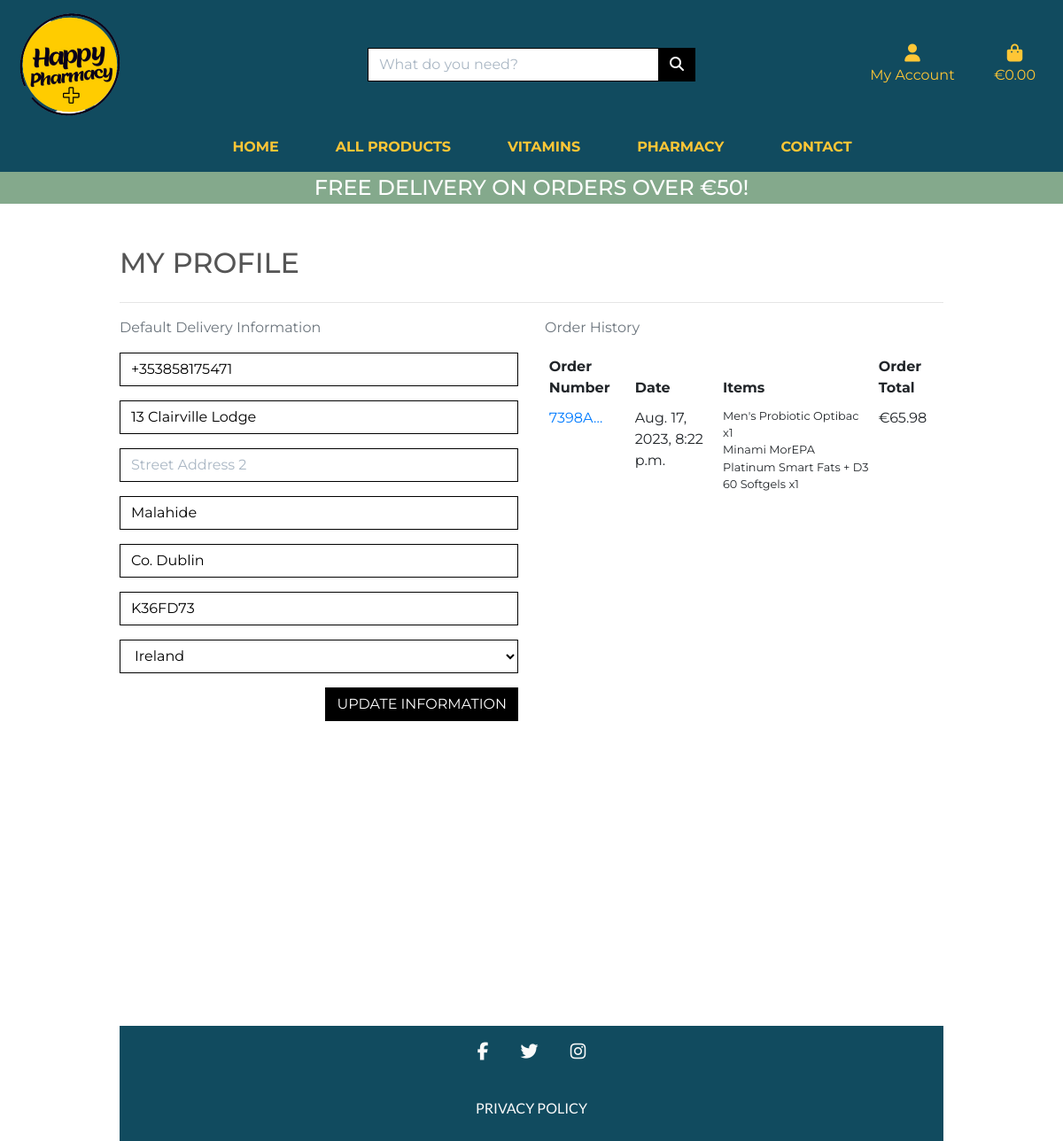
The page /profile/ (signed in) on the database as committed earlier.
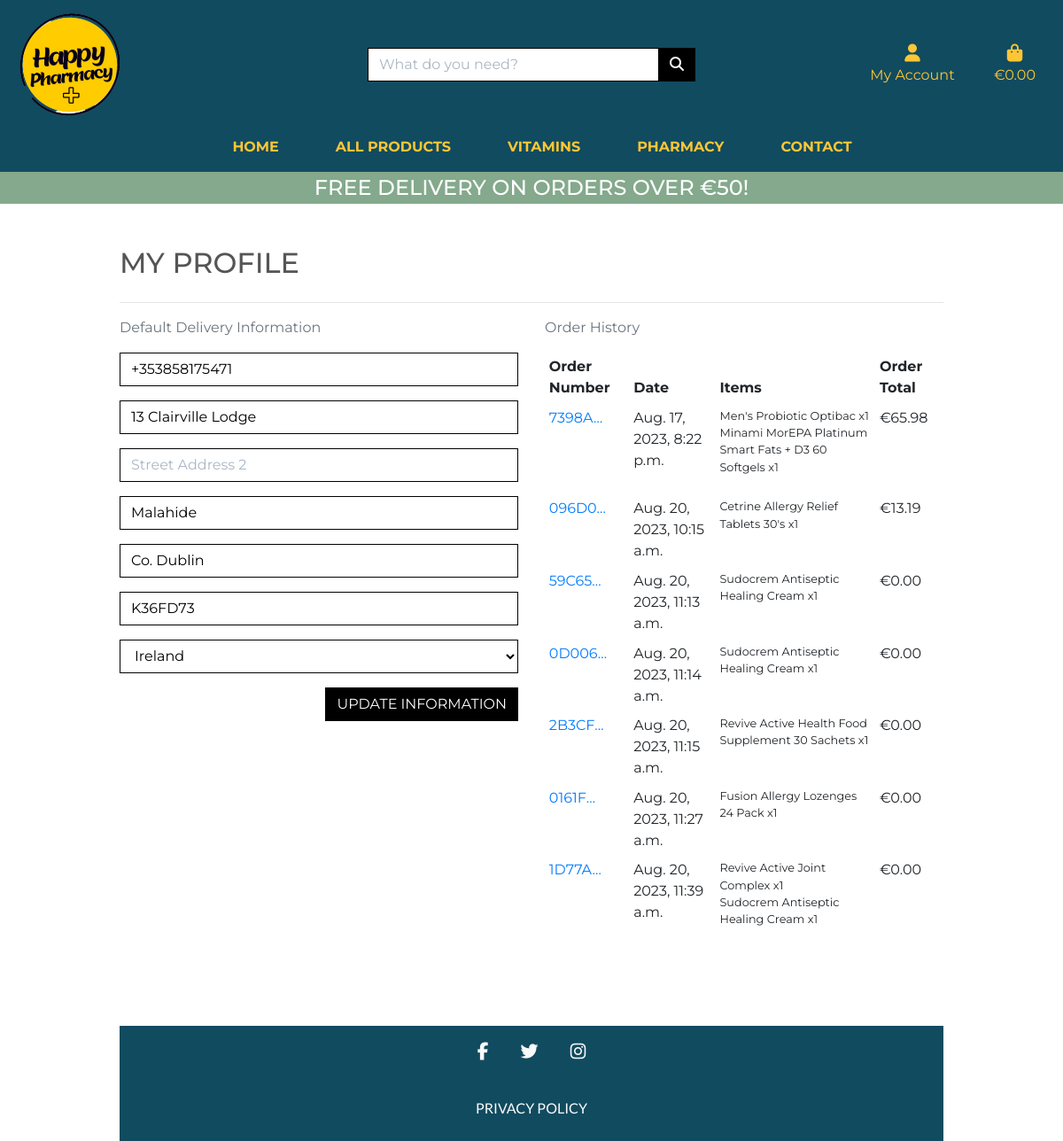
The same page on the database as committed later.
### checkout/models.py (models this page shows, shortened)
class Order(models.Model):
    order_number = models.CharField(max_length=32, null=False, editable=False)
    user_profile = models.ForeignKey(
        UserProfile,
        on_delete=models.SET_NULL,
        null=True,
        blank=True,
        related_name='orders')
    full_name = models.CharField(max_length=50, null=False, blank=False)
    email = models.EmailField(max_length=254, null=False, blank=False)
    phone_number = models.CharField(max_length=20, null=False, blank=False)
    country = CountryField(blank_label='Country *', null=False, blank=False)
    postcode = models.CharField(max_length=20, null=True, blank=True)
    town_or_city = models.CharField(max_length=40, null=False, blank=False)
    street_address1 = models.CharField(max_length=80, null=False, blank=False)
    street_address2 = models.CharField(max_length=80, null=True, blank=True)
    county = models.CharField(max_length=80, null=True, blank=True)
    date = models.DateTimeField(auto_now_add=True)
    delivery_cost = models.DecimalField(
        max_digits=6, decimal_places=2, null=False, default=0)
    order_total = models.DecimalField(
        max_digits=10,
        decimal_places=2,
        null=False,
        default=0)
    grand_total = models.DecimalField(
        max_digits=10,
        decimal_places=2,
        null=False,
        default=0)

class OrderLineItem(models.Model):
    order = models.ForeignKey(
        Order,
        null=False,
        blank=False,
        on_delete=models.CASCADE,
        related_name='lineitems')
    product = models.ForeignKey(
        Product,
        null=False,
        blank=False,
        on_delete=models.CASCADE)
    product_size = models.CharField(
        max_length=2,
        null=True,
        blank=True)  # XS, S, M, L, XL
    quantity = models.IntegerField(null=False, blank=False, default=0)
    lineitem_total = models.DecimalField(
        max_digits=6,
        decimal_places=2,
        null=False,
        blank=False,
        editable=False)

### products/models.py (models this page shows, shortened)
class Product(models.Model):
    category = models.ForeignKey(
        'Category',
        null=True,
        blank=True,
        on_delete=models.SET_NULL)
    sku = models.CharField(max_length=254, null=True, blank=True)
    name = models.CharField(max_length=254)
    description = models.TextField()
    ingredients = models.TextField()
    price = models.DecimalField(max_digits=6, decimal_places=2)
    directions = models.TextField()
    rating = models.DecimalField(
        max_digits=6,
        decimal_places=2,
        null=True,
        blank=True)
    image_url = models.URLField(max_length=1024, null=True, blank=True)
    image = models.ImageField(null=True, blank=True)
    stock_level = models.IntegerField(default=10)

### profiles/views.py (the view)
# urls.py: path('profile/', include('profiles.urls')),
@login_required
def profile(request):
    profile = get_object_or_404(UserProfile, user=request.user)
    if request.method == 'POST':
        form = UserProfileForm(request.POST, instance=profile)
        if form.is_valid():
            form.save()
            messages.success(request, 'Profile updated successfully')
        else:
            messages.error(
                request, 'Update failed. Please ensure the form is valid.')
    else:
        form = UserProfileForm(instance=profile)
    orders = profile.orders.all()
    template = 'profiles/profile.html'
    context = {
        'form': form,
        'orders': orders,
        'on_profile_page': True
    }
    return render(request, template, context)

### profiles/forms.py
class UserProfileForm(forms.ModelForm):
    class Meta:
        model = UserProfile
        exclude = ('user',)
    def __init__(self, *args, **kwargs):
        super().__init__(*args, **kwargs)
        placeholders = {
            'default_phone_number': 'Phone Number',
            'default_postcode': 'Postal Code',
            'default_town_or_city': 'Town or City',
            'default_street_address1': 'Street Address 1',
            'default_street_address2': 'Street Address 2',
            'default_county': 'County, State or Locality',
        }
        self.fields['default_phone_number'].widget.attrs['autofocus'] = True
        for field in self.fields:
            if field != 'default_country':
                if self.fields[field].required:
                    placeholder = f'{placeholders[field]} *'
                else:
                    placeholder = placeholders[field]
                self.fields[field].widget.attrs['placeholder'] = placeholder
            self.fields[field].widget.attrs['class'] = 'border-black rounded-0 profile-form-input'
            self.fields[field].label = False

### happy_pharmacy/context_processors.py (called while the page is built)
def media(request):
    return {'MEDIA_URL': settings.MEDIA_URL}

### profiles/templates/profiles/profile.html (shortened to what this page needs)
{% extends "base.html" %}
{% load static %}
{% block extra_css %}
<link rel="stylesheet" href="{% static 'profiles/css/profile.css' %}">
{% endblock %}
{% block content %}
<div class="container">
    <div class="row">
        <div class="col">
            <h2 class="logo-font mb-4 mt-5">My Profile</h2>
            <hr>
        </div>
    </div>
    <div class="row min-height-100">
        <div class="col-12 col-lg-6">
            <p class="text-muted">Default Delivery Information</p>
            <form class="mt-3" action="{% url 'profile' %}" method="POST" id="profile-update-form">
                {{ form|crispy }}
                <button class="btn btn-black rounded-0 text-uppercase float-right mb-5">Update Information</button>
            </form>
        </div>
        <div class="col-12 col-lg-6">
            <p class="text-muted">Order History</p>
            <div class="order-history table-responsive">
                <table class="table table-sm table-borderless">
                    <thead>
                        <tr>
                            <th>Order Number</th>
                            <th>Date</th>
                            <th>Items</th>
                            <th>Order Total</th>
                        </tr>
                    </thead>
                    <tbody>
                        {% for order in orders %}
                        <tr>
                            <td>
                                <a href="{% url 'order_history' order.order_number %}" title="{{ order.order_number }}">
                                    {{ order.order_number|truncatechars:6 }}
                                </a>
                            </td>
                            <td>{{ order.date }}</td>
                            <td>
                                <ul class="list-unstyled">
                                    {% for item in order.lineitems.all %}
                                    <li class="small">
                                        {{ item.product.name }} x{{ item.quantity }}
                                    </li>
                                    {% endfor %}
                                </ul>
                            </td>
                            <td>€{{ order.grand_total }}</td>
                        </tr>
                        {% endfor %}
                    </tbody>
                </table>
            </div>
        </div>
    </div>
    {% endblock %}

Rows that differ between the two databases and show on the page:
added Order: order_number "096D0…", date "Aug. 20, 2023, 10:15 a.m.", grand_total "13.19"
added OrderLineItem: product.name "Cetrine Allergy Relief Tablets 30's", quantity "1", shown under "096D0…"
added Order: order_number "59C65…", date "Aug. 20, 2023, 11:13 a.m.", grand_total "0.00"
added OrderLineItem: product.name "Sudocrem Antiseptic Healing Cream", quantity "1", shown under "59C65…"
added Order: order_number "0D006…", date "Aug. 20, 2023, 11:14 a.m.", grand_total "0.00"
added OrderLineItem: product.name "Sudocrem Antiseptic Healing Cream", quantity "1", shown under "0D006…"
added Order: order_number "2B3CF…", date "Aug. 20, 2023, 11:15 a.m.", grand_total "0.00"
added OrderLineItem: product.name "Revive Active Health Food Supplement 30 Sachets", quantity "1", shown under "2B3CF…"
added Order: order_number "0161F…", date "Aug. 20, 2023, 11:27 a.m.", grand_total "0.00"
added OrderLineItem: product.name "Fusion Allergy Lozenges 24 Pack", quantity "1", shown under "0161F…"
added Order: order_number "1D77A…", date "Aug. 20, 2023, 11:39 a.m.", grand_total "0.00"
added OrderLineItem: product.name "Revive Active Joint Complex", quantity "1", shown under "1D77A…"
added OrderLineItem: product.name "Sudocrem Antiseptic Healing Cream", quantity "1", shown under "1D77A…"
